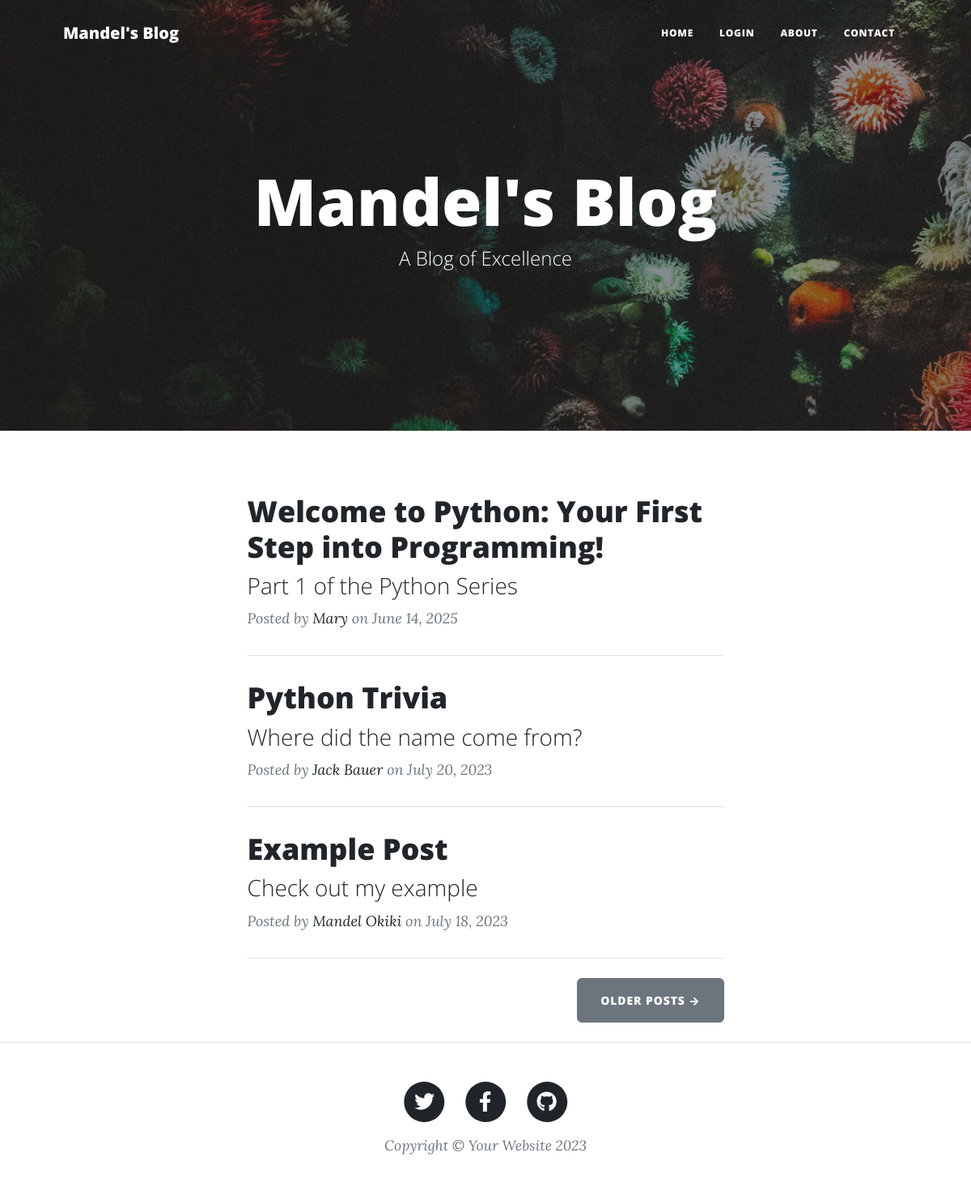
The page / on the database its author committed.
### models.py (models this page shows)
class BlogPost(db.Model):
    id: Mapped[int] = mapped_column(Integer, primary_key=True)
    title: Mapped[str] = mapped_column(String(250), unique=True, nullable=False)
    subtitle: Mapped[str] = mapped_column(String(250), nullable=False)
    date: Mapped[str] = mapped_column(String(250), nullable=False)
    body: Mapped[str] = mapped_column(Text, nullable=False)
    author: Mapped[str] = mapped_column(String(250), nullable=False)
    img_url: Mapped[str] = mapped_column(String(250), nullable=False)

### routes.py (the view)
@routes.route('/')
def get_all_posts():
    result = db.session.execute(db.select(BlogPost).order_by(BlogPost.id.desc()))
    posts = result.scalars().all()
    return render_template("index.html", all_posts=posts)

### main.py (called while the page is built)
@app.before_request
def enforce_https():
    if os.environ.get('FLASK_ENV') == 'production':
        if request.headers.get('X-Forwarded-Proto') == 'http':
            url = request.url.replace('http://', 'https://', 1)
            return redirect(url, code=301)
    return None

### templates/index.html (shortened to what this page needs)
{% include "header.html" %}
<header
  class="masthead"
  style="background-image: url('../static/assets/img/home-bg.jpg')"
>
  <div class="container position-relative px-4 px-lg-5">
    <div class="row gx-4 gx-lg-5 justify-content-center">
      <div class="col-md-10 col-lg-8 col-xl-7">
        <div class="site-heading">
          <h1>Mandel's Blog</h1>
          <span class="subheading">A Blog of Excellence</span>
        </div>
      </div>
    </div>
  </div>
</header>
<div class="container px-4 px-lg-5">
  <div class="row gx-4 gx-lg-5 justify-content-center">
    <div class="col-md-10 col-lg-8 col-xl-7">
      {% for post in all_posts %}
      <div class="post-preview">
        <a href="{{ url_for('routes.show_post', post_id=post.id) }}">
          <h2 class="post-title">{{ post.title }}</h2>
          <h3 class="post-subtitle">{{ post.subtitle }}</h3>
        </a>
        <p class="post-meta">
          Posted by
          <a href="#">{{post.author}}</a>
          on {{post.date}}
        </p>
      </div>
      <hr class="my-4" />
      {% endfor %}
      <div class="d-flex justify-content-end mb-4">
        <a class="btn btn-secondary text-uppercase" href="#!">Older Posts →</a>
      </div>
    </div>
  </div>
</div>
{% include "footer.html" %}

### templates/header.html (shortened to what this page needs)
<!DOCTYPE html>
<html lang="en">
  <head>
    {% block styles %}
    {{ bootstrap.load_css() }}
    <link
      href="{{ url_for('static', filename='css/styles.css') }}"
      rel="stylesheet"
    />
    {% endblock %}
  </head>
  <body>
    <nav class="navbar navbar-expand-lg navbar-light" id="mainNav">
      <div class="container px-4 px-lg-5">
        <a class="navbar-brand" href="/">Mandel's Blog</a>
        <div class="collapse navbar-collapse" id="navbarResponsive">
          <ul class="navbar-nav ms-auto py-4 py-lg-0">
            <li class="nav-item">
              <a
                class="nav-link px-lg-3 py-3 py-lg-4"
                href="{{ url_for('routes.get_all_posts') }}"
                >Home</a>
            </li>
            {% if not current_user.is_authenticated %}
            <li class="nav-item">
              <a
                class="nav-link px-lg-3 py-3 py-lg-4"
                href="{{ url_for('routes.login') }}"
                >Login</a>
            </li>
            {% endif %}
            <li class="nav-item">
              <a
                class="nav-link px-lg-3 py-3 py-lg-4"
                href="{{ url_for('routes.about') }}"
                >About</a>
            </li>
            <li class="nav-item">
              <a
                class="nav-link px-lg-3 py-3 py-lg-4"
                href="{{ url_for('routes.contact') }}"
                >Contact</a>
            </li>
          </ul>
        </div>
      </div>
    </nav>
  </body>
</html>

### templates/footer.html (shortened to what this page needs)
        <footer class="border-top">
          <div class="container px-4 px-lg-5">
              <div class="row gx-4 gx-lg-5 justify-content-center">
                  <div class="col-md-10 col-lg-8 col-xl-7">
                      <ul class="list-inline text-center">
                          <li class="list-inline-item">
                              <a href="#!">
                                  <span class="fa-stack fa-lg">
                                      <i class="fas fa-circle fa-stack-2x"></i>
                                      <i class="fab fa-twitter fa-stack-1x fa-inverse"></i>
                                  </span>
                              </a>
                          </li>
                          <li class="list-inline-item">
                              <a href="#!">
                                  <span class="fa-stack fa-lg">
                                      <i class="fas fa-circle fa-stack-2x"></i>
                                      <i class="fab fa-facebook-f fa-stack-1x fa-inverse"></i>
                                  </span>
                              </a>
                          </li>
                          <li class="list-inline-item">
                              <a href="#!">
                                  <span class="fa-stack fa-lg">
                                      <i class="fas fa-circle fa-stack-2x"></i>
                                      <i class="fab fa-github fa-stack-1x fa-inverse"></i>
                                  </span>
                              </a>
                          </li>
                      </ul>
                      <div class="small text-center text-muted fst-italic">Copyright &copy; Your Website 2023</div>
                  </div>
              </div>
          </div>
      </footer>
  </body>
</html>

### rows shown on the page
BlogPost: title "Welcome to Python: Your First Step into Programming!", subtitle "Part 1 of the Python Series", author "Mary", date "June 14, 2025"
BlogPost: title "Python Trivia", subtitle "Where did the name come from?", author "Jack Bauer", date "July 20, 2023"
BlogPost: title "Example Post", subtitle "Check out my example", author "Mandel Okiki", date "July 18, 2023"
